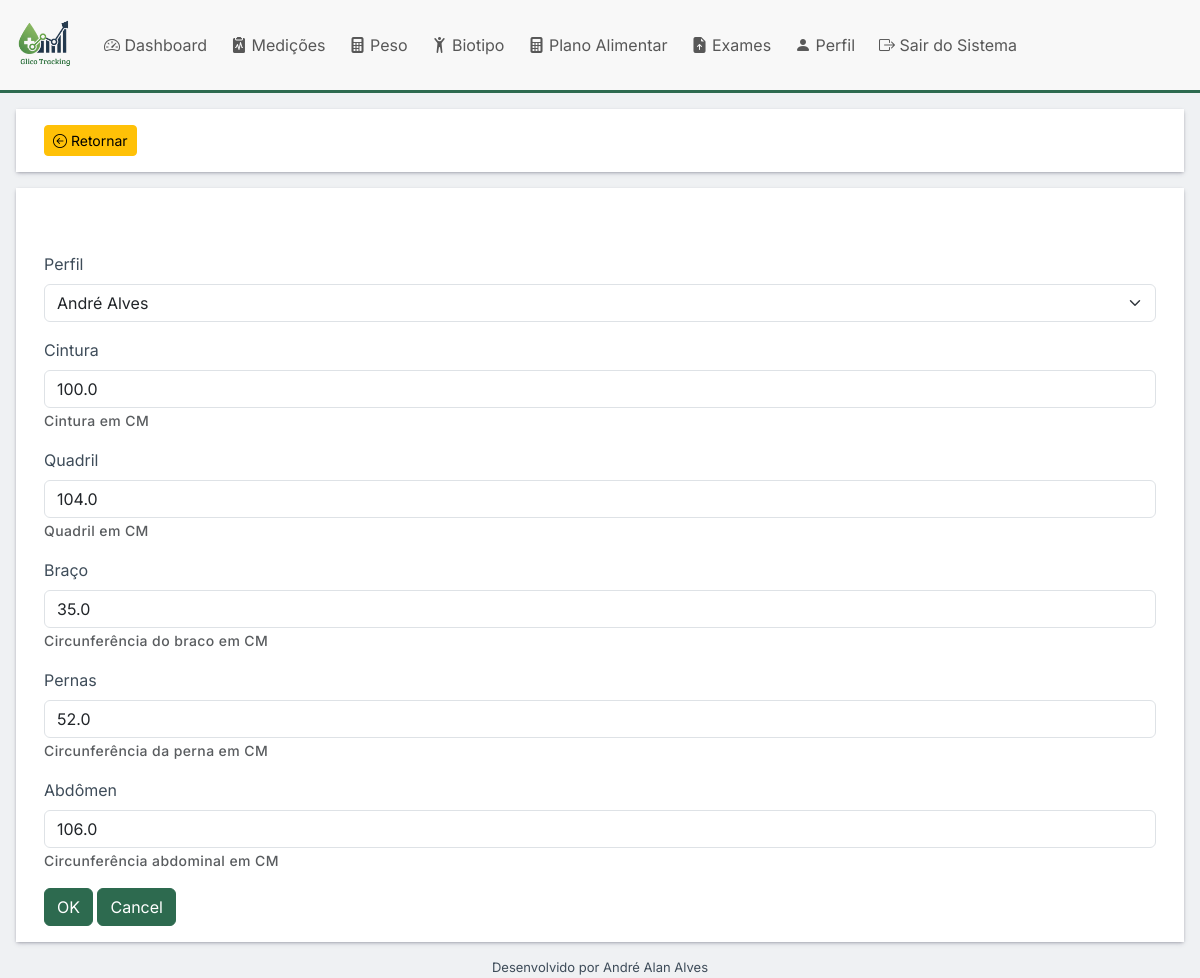
Page /perfis/biotipo/2/atualiza (signed in) on the committed database.
### perfis/models.py (models this page shows, shortened)
class HistoricoBioTipo(models.Model):
    perfil = models.ForeignKey(Perfil,related_name='perfilbiotipo', on_delete=models.CASCADE)
    data_registro = models.DateField(default=datetime.date.today, editable=False)
    proximo_registro = models.DateField(editable=False, default=add_tempo)
    cintura = models.FloatField("Cintura", help_text="Cintura em CM", blank=False, null=False)
    quadril = models.FloatField("Quadril", help_text="Quadril em CM", blank=False, null=False)
    braco = models.FloatField("Braço", help_text="Circunferência do braco em CM", blank=True, null=True)
    perna = models.FloatField("Pernas", help_text="Circunferência da perna em CM", blank=True, null=True)
    abdomen = models.FloatField("Abdômen", help_text="Circunferência abdominal em CM", blank=True, null=True)
    class Meta:
        ordering = ["-data_registro"]
        verbose_name = "Historico Peso Imc"
        verbose_name_plural = "Historicos Peso Imc"

### perfis/views.py (the view)
# urls.py: path("biotipo/<pk>/atualiza", views.PerfilBiotipoUpdateView.as_view(), name="biotipo_atualiza"),
class PerfilBiotipoUpdateView(LoginRequiredMixin, UpdateView):
    model = HistoricoBioTipo
    fields = "__all__"
    success_url = reverse_lazy("perfis:biotipo_lista")

### perfis/models.py (called while the page is built)
    def __str__(self):
        return f'{self.nome_completo}'

### perfis/template/perfis/historicobiotipo_form.html (shortened to what this page needs)
{% extends "base.html" %}
{% load django_bootstrap5 %}
{% block content %}
<div class="row p-3 bg m-3">
    <div class="col-12">
        <a class="btn btn-sm btn-warning" href="{% url 'perfis:biotipo_lista' %}" type="button"><i
                class="bi bi-arrow-left-circle"></i> Retornar</a>
    </div>
</div>
<div class="row p-3 bg m-3">
    <div class="col-12">
        <form method="post" class="form mt-5">
            {% bootstrap_form form %}
            {% bootstrap_button button_type="submit" content="OK" %}
            {% bootstrap_button button_type="reset" content="Cancel" %}
        </form>
    </div>
</div>
{% endblock %}

### static/styles/base.css (style rules this page uses)
:root { --glico-primary: #2D6A4F; --glico-secondary: #1B4965; --glico-accent: #52B6CC; --glico-alert: #F4A460; --glico-danger: #C1121F; --glico-text: #3E4C59; --glico-light-bg: #f8f8f8; --glico-light-bg2: #eff1f3; }
.btn-primary { background-color: var(--glico-primary); border-color: var(--glico-primary); }
* { font-family: 'Inter', sans-serif; }
body { font-size: 1rem; font-weight: 400; line-height: 1.5; color: var(--glico-text); }
small { font-size: 0.75rem; font-weight: 500; letter-spacing: 0.4px; }
body { background-color: var(--glico-light-bg2); font-size: 1rem; }
.bg { background-color: white; box-shadow: rgba(50, 50, 93, 0.25) 0px 2px 5px -1px, rgba(0, 0, 0, 0.3) 0px 1px 3px -1px; }

### rows in the picture
HistoricoBioTipo: perfil "André Alves", cintura "100.0", quadril "104.0", braco "35.0", perna "52.0", abdomen "106.0"
